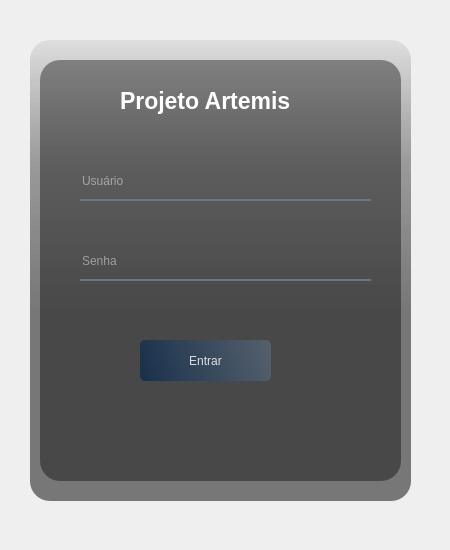
<?xml version="1.0" encoding="UTF-8"?>
<ui version="4.0">
 <class>Form</class>
 <widget class="QWidget" name="Form">
  <property name="geometry">
   <rect>
    <x>0</x>
    <y>0</y>
    <width>450</width>
    <height>550</height>
   </rect>
  </property>
  <property name="windowTitle">
   <string>Form</string>
  </property>
  <widget class="QFrame" name="frame">
   <property name="geometry">
    <rect>
     <x>10</x>
     <y>20</y>
     <width>421</width>
     <height>501</height>
    </rect>
   </property>
   <property name="styleSheet">
    <string notr="true">border: none;</string>
   </property>
   <property name="frameShape">
    <enum>QFrame::StyledPanel</enum>
   </property>
   <property name="frameShadow">
    <enum>QFrame::Raised</enum>
   </property>
   <widget class="QLabel" name="label">
    <property name="geometry">
     <rect>
      <x>20</x>
      <y>20</y>
      <width>381</width>
      <height>461</height>
     </rect>
    </property>
    <property name="styleSheet">
     <string notr="true">background-image: url(:/images/forest-path-1387064.png);
background-size: contain;
background-repeat: no-repeat;
background-position: center;
border-radius: 20px;</string>
    </property>
    <property name="text">
     <string/>
    </property>
   </widget>
   <widget class="QLabel" name="label_2">
    <property name="geometry">
     <rect>
      <x>20</x>
      <y>20</y>
      <width>381</width>
      <height>461</height>
     </rect>
    </property>
    <property name="styleSheet">
     <string notr="true">background-color: qlineargradient(spread:pad, x1:0, y1:0, x2:0, y2:0.71, stop:0 rgba(0, 0, 0, 9), stop:0.375 rgba(0, 0, 0, 50), stop:0.83 rgba(0,0,0,75));
border-radius: 20px;</string>
    </property>
    <property name="text">
     <string/>
    </property>
   </widget>
   <widget class="QFrame" name="frame_2">
    <property name="geometry">
     <rect>
      <x>10</x>
      <y>10</y>
      <width>421</width>
      <height>501</height>
     </rect>
    </property>
    <property name="frameShape">
     <enum>QFrame::StyledPanel</enum>
    </property>
    <property name="frameShadow">
     <enum>QFrame::Raised</enum>
    </property>
    <widget class="QLabel" name="label_4">
     <property name="geometry">
      <rect>
       <x>10</x>
       <y>10</y>
       <width>381</width>
       <height>461</height>
      </rect>
     </property>
     <property name="styleSheet">
      <string notr="true">background-color: qlineargradient(spread:pad, x1:0, y1:0, x2:0, y2:0.71, stop:0 rgba(0, 0, 0, 9), stop:0.375 rgba(0, 0, 0, 50), stop:0.83 rgba(0,0,0,75));
border-radius: 20px;</string>
     </property>
     <property name="text">
      <string/>
     </property>
    </widget>
    <widget class="QLabel" name="label_3">
     <property name="geometry">
      <rect>
       <x>20</x>
       <y>30</y>
       <width>361</width>
       <height>421</height>
      </rect>
     </property>
     <property name="styleSheet">
      <string notr="true">background-color: rgba(0,0,0,100);
border-radius: 20px;</string>
     </property>
     <property name="text">
      <string/>
     </property>
    </widget>
    <widget class="QLabel" name="label_5">
     <property name="geometry">
      <rect>
       <x>100</x>
       <y>50</y>
       <width>201</width>
       <height>41</height>
      </rect>
     </property>
     <property name="font">
      <font>
       <pointsize>17</pointsize>
       <weight>75</weight>
       <bold>true</bold>
      </font>
     </property>
     <property name="styleSheet">
      <string notr="true">color: rgb(255, 255, 255);</string>
     </property>
     <property name="text">
      <string>Projeto Artemis</string>
     </property>
    </widget>
    <widget class="QLineEdit" name="lineEdit">
     <property name="geometry">
      <rect>
       <x>60</x>
       <y>140</y>
       <width>291</width>
       <height>31</height>
      </rect>
     </property>
     <property name="styleSheet">
      <string notr="true">background-color: rgba(0, 0, 0, 0);
border: none;
border-bottom: 2px solid rgba(105,118,132,255);
color: rgba(255,255,255,230);
padding-bottom: 7px;</string>
     </property>
     <property name="placeholderText">
      <string>Usuário</string>
     </property>
    </widget>
    <widget class="QLineEdit" name="lineEdit_2">
     <property name="geometry">
      <rect>
       <x>60</x>
       <y>220</y>
       <width>291</width>
       <height>31</height>
      </rect>
     </property>
     <property name="styleSheet">
      <string notr="true">background-color: rgba(0, 0, 0, 0);
border: none;
border-bottom: 2px solid rgba(105,118,132,255);
color: rgba(255,255,255,230);
padding-bottom: 7px;</string>
     </property>
     <property name="placeholderText">
      <string>Senha</string>
     </property>
    </widget>
    <widget class="QPushButton" name="pushButton">
     <property name="geometry">
      <rect>
       <x>120</x>
       <y>310</y>
       <width>131</width>
       <height>41</height>
      </rect>
     </property>
     <property name="styleSheet">
      <string notr="true">QPushButton#pushButton {
  background-color: qlineargradient(spread:pad, x1:0, y1:0.5, x2:1, y2:0.4, stop:0 rgba(20, 47, 78, 219), stop:1 rgba(85, 98, 112, 226));
  color: rgba(255, 255, 255, 210);
  border-radius: 5px;
}

QPushButton#pushButton:hover {
  background-color: qlineargradient(spread:pad, x1:0, y1:0.5, x2:1, y2:0.4, stop:0 rgba(30, 67, 98, 219), stop:1 rgba(95, 108, 122, 226));
}

QPushButton#pushButton:pressed {
  padding-left: 5px;
  padding-top: 5px;
  background-color: rgba(105, 118, 132, 200);
}
</string>
     </property>
     <property name="text">
      <string>Entrar</string>
     </property>
    </widget>
   </widget>
  </widget>
 </widget>
 <resources>
  <include location="../../resources/images.qrc"/>
 </resources>
 <connections/>
</ui>
